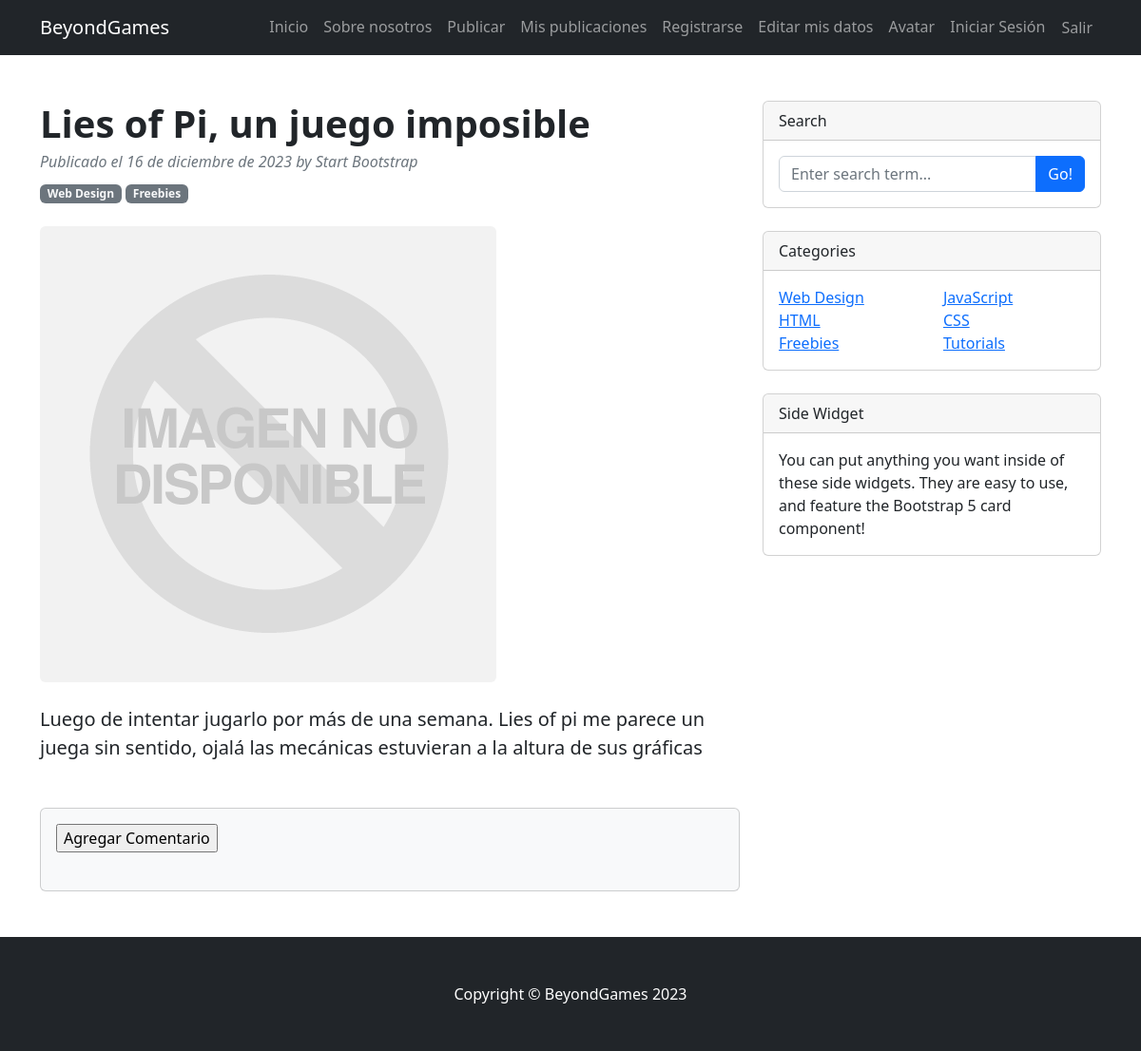
The page /app/blog/1/ on the database as committed earlier.
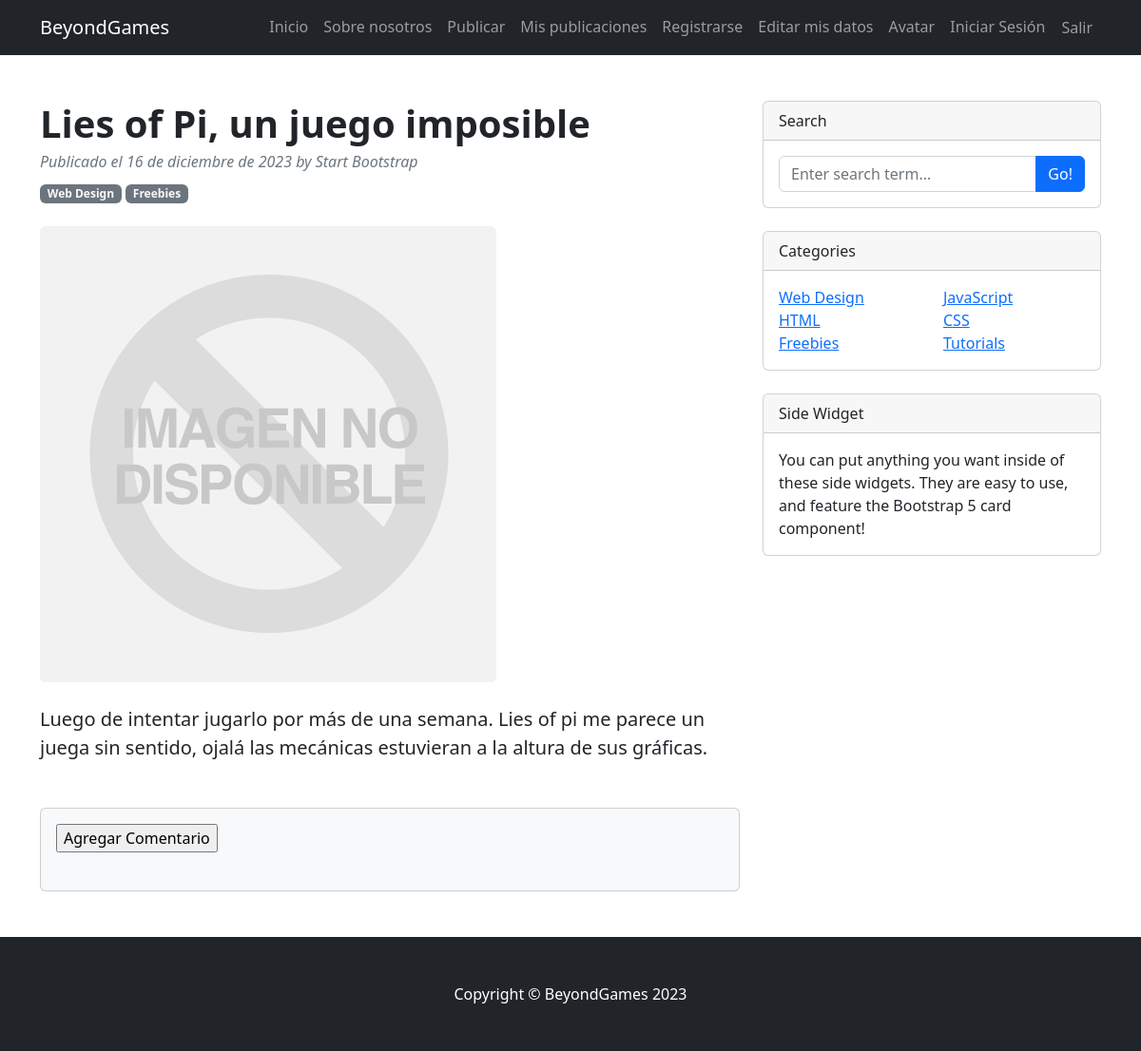
The same page on the database as committed later.
### BeyondGames/models.py (models this page shows, shortened)
class Publicacion(models.Model):
    CONSOLE_CHOICES = [
        ('Xbox', 'Xbox'),
        ('PC', 'PC'),
        ('Nintendo Switch', 'Nintendo Switch'),
        ('PS5', 'PS5'),
        ('Sin Información', 'Sin Información')
    ]
    CATEGORY = [
        ('Acción', "Acción"),
        ('Aventura', 'Aventura'),
        ('Familiar','Familiar'),
        ('Deporte','Deporte'),
        ('Terror', 'Terror')
    ]
    title = CharField(max_length=100)
    opinion = TextField(max_length=1000)
    console = CharField(max_length=20, choices=CONSOLE_CHOICES)
    release_date = DateField()
    category = CharField(max_length=20,choices=CATEGORY)
    front_page = ImageField(upload_to='BeyondGames/images/',blank=False, default='media/BeyondGames/images/no_disponible.png')
    create_date = DateField(auto_now_add=True)

### BeyondGames/views.py (the view)
# urls.py: path('blog/<int:publicacion_id>/', publicacion, name = 'publicacion'),
def publicacion(request, publicacion_id):
    publicacion = get_object_or_404(Publicacion, pk=publicacion_id)
    publicaciones= Publicacion.objects.all()
    contexto = {
        'publicaciones':publicaciones,
        'publicacion': publicacion
        }
    return render (request, 'pages/publicacion.html', contexto)

### templates/pages/publicacion.html (shortened to what this page needs)
<!DOCTYPE html>
<html lang="en">
    <body>
        {% include "Base/navbar.html" %}
        <div class="container mt-5">
            <div class="row">
                <div class="col-lg-8">
                    <article>
                        <header class="mb-4">
                            <h1 class="fw-bolder mb-1">{{publicacion.title}}</h1>
                            <div class="text-muted fst-italic mb-2">Publicado el {{publicacion.create_date|date:"j \d\e F \d\e Y"}} by Start Bootstrap</div>
                            <a class="badge bg-secondary text-decoration-none link-light" href="#!">Web Design</a>
                            <a class="badge bg-secondary text-decoration-none link-light" href="#!">Freebies</a>
                        </header>
                        <figure class="mb-4"><img class="img-fluid rounded" src="{{ publicacion.front_page.url }}" alt="..." /></figure>
                        <section class="mb-5">
                            <p class="fs-5 mb-4">{{publicacion.opinion}}</p>
                        </section>
                    </article>
                    {% include "pages/comentarios.html" %}
                <div class="col-lg-4">
                    <div class="card mb-4">
                        <div class="card-header">Search</div>
                        <div class="card-body">
                            <div class="input-group">
                                <input class="form-control" type="text" placeholder="Enter search term..." aria-label="Enter search term..." aria-describedby="button-search" />
                                <button class="btn btn-primary" id="button-search" type="button">Go!</button>
                            </div>
                        </div>
                    </div>
                    <div class="card mb-4">
                        <div class="card-header">Categories</div>
                        <div class="card-body">
                            <div class="row">
                                <div class="col-sm-6">
                                    <ul class="list-unstyled mb-0">
                                        <li><a href="#!">Web Design</a></li>
                                        <li><a href="#!">HTML</a></li>
                                        <li><a href="#!">Freebies</a></li>
                                    </ul>
                                </div>
                                <div class="col-sm-6">
                                    <ul class="list-unstyled mb-0">
                                        <li><a href="#!">JavaScript</a></li>
                                        <li><a href="#!">CSS</a></li>
                                        <li><a href="#!">Tutorials</a></li>
                                    </ul>
                                </div>
                            </div>
                        </div>
                    </div>
                    <div class="card mb-4">
                        <div class="card-header">Side Widget</div>
                        <div class="card-body">You can put anything you want inside of these side widgets. They are easy to use, and feature the Bootstrap 5 card component!</div>
                    </div>
                </div>
            </div>
        </div>
        {% include "Base/footer.html" %}
    </body>
</html>

Rows that differ between the two databases and show on the page:
changed Publicacion "Lies of Pi, un juego imposible": opinion "Luego de intentar jugarlo por más de una semana. Lies of pi me parece un juega sin sentido, ojalá las mecánicas estuvieran a la altura de sus gráficas" → "Luego de intentar jugarlo por más de una semana. Lies of pi me parece un juega sin sentido, ojalá las mecánicas estuvieran a la altura de sus gráficas."
